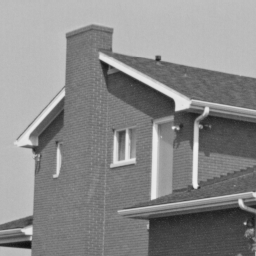
%> input picture 8th semester/DIP/Assignment/Assingment_04/house.png, 256 x 256 px
$ octave Task03.m   (GNU Octave 9; MATLAB toolbox functions it lacks are replaced by stand-ins)
%> lines starting %> are read from the running program, lines starting %| are printed output that depends on the picture
clc
clear all
close all;

% Read the original image
originalImageGray = imread('house.png');
%> originalImageGray is the input picture: size 256x256 uint8; min 16, max 239, mean 138


% Add salt and pepper noise to the image
noisyImage = imnoise(originalImageGray, 'salt & pepper', 0.2);
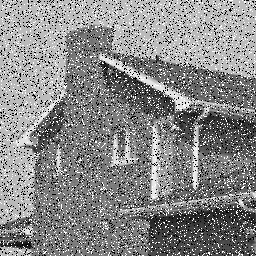
%> noisyImage: size 256x256 uint8; min 0, max 255, mean 135.9

% Display the original and noisy images
figure;
subplot(1, 2, 1);
imshow(originalImageGray);
title('Original Image');
subplot(1, 2, 2);
imshow(noisyImage);
title('Noisy Image');

% Apply Median filter
medianFiltered = medfilt2(noisyImage);
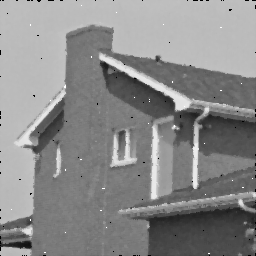
%> medianFiltered: size 256x256 uint8; min 0, max 255, mean 137.6

% Apply Min filter
minFiltered = ordfilt2(noisyImage, 1, true(3));
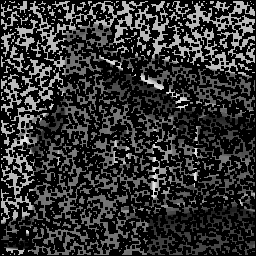
%> minFiltered: size 256x256 uint8; min 0, max 234, mean 49.6

% Apply Max filter
maxFiltered = ordfilt2(noisyImage, 9, true(3));
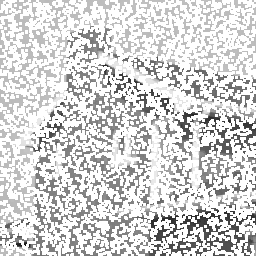
%> maxFiltered: size 256x256 uint8; min 24, max 255, mean 213.2

% Display the denoised images
figure;
subplot(2, 2, 1);
imshow(noisyImage);
title('Noisy Image');
subplot(2, 2, 2);
imshow(medianFiltered);
title('Median Filtered');
subplot(2, 2, 3);
imshow(minFiltered);
title('Min Filtered');
subplot(2, 2, 4);
imshow(maxFiltered);
title('Max Filtered');
